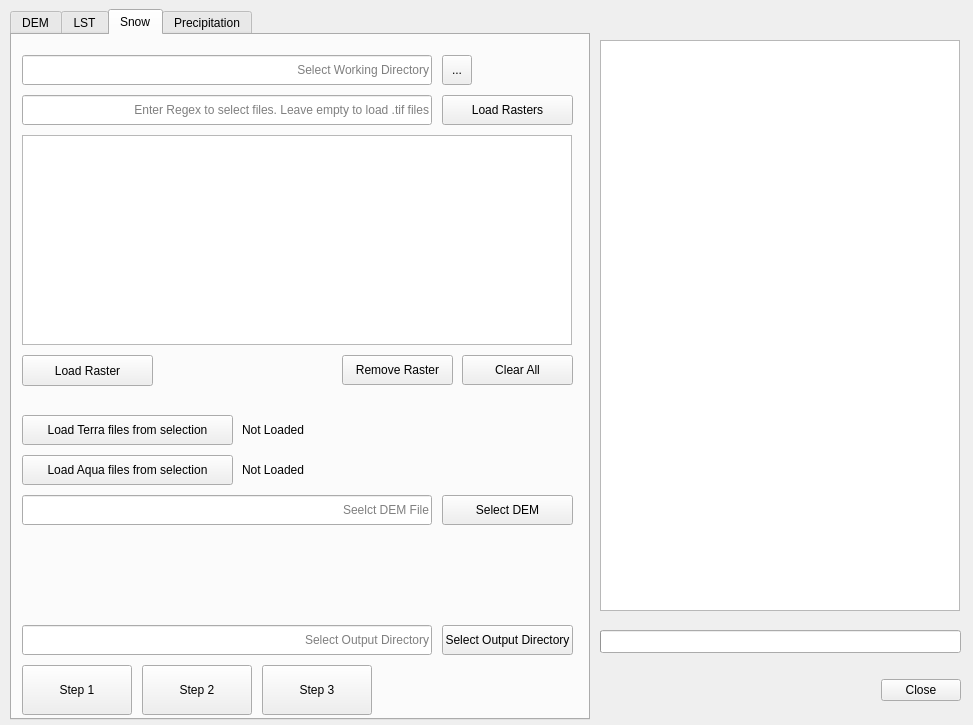
<?xml version="1.0" encoding="UTF-8"?>
<ui version="4.0">
 <class>SMProcessingDialogBase</class>
 <widget class="QDialog" name="SMProcessingDialogBase">
  <property name="geometry">
   <rect>
    <x>0</x>
    <y>0</y>
    <width>973</width>
    <height>725</height>
   </rect>
  </property>
  <property name="windowTitle">
   <string>Snow Melt runoff modelling Data Pre-Processing</string>
  </property>
  <widget class="QTabWidget" name="MainView">
   <property name="geometry">
    <rect>
     <x>10</x>
     <y>9</y>
     <width>580</width>
     <height>711</height>
    </rect>
   </property>
   <property name="currentIndex">
    <number>2</number>
   </property>
   <widget class="QWidget" name="DEMProcessing">
    <property name="enabled">
     <bool>true</bool>
    </property>
    <attribute name="title">
     <string>DEM</string>
    </attribute>
    <widget class="QGroupBox" name="ActionGroup">
     <property name="geometry">
      <rect>
       <x>10</x>
       <y>170</y>
       <width>550</width>
       <height>320</height>
      </rect>
     </property>
     <property name="title">
      <string>Actions</string>
     </property>
     <widget class="QWidget" name="layoutWidget">
      <property name="geometry">
       <rect>
        <x>10</x>
        <y>30</y>
        <width>510</width>
        <height>271</height>
       </rect>
      </property>
      <layout class="QGridLayout" name="gridLayout">
       <item row="0" column="0">
        <widget class="QPushButton" name="ExportUniqueVals_Button">
         <property name="text">
          <string>Export Unique Values</string>
         </property>
        </widget>
       </item>
       <item row="0" column="1">
        <widget class="QLabel" name="label">
         <property name="text">
          <string>Will export unique values in a raster to a file named 'uniques.csv', in the directory containing the raster</string>
         </property>
         <property name="wordWrap">
          <bool>true</bool>
         </property>
        </widget>
       </item>
       <item row="1" column="0">
        <widget class="QPushButton" name="CalculateStats_Button">
         <property name="text">
          <string>Calculate Statistics</string>
         </property>
        </widget>
       </item>
       <item row="1" column="1">
        <widget class="QLabel" name="label_2">
         <property name="text">
          <string>Calcualte Basic statistics and display in the Output Pane</string>
         </property>
         <property name="wordWrap">
          <bool>true</bool>
         </property>
        </widget>
       </item>
       <item row="2" column="0">
        <widget class="QPushButton" name="Classify_Button">
         <property name="text">
          <string>Classify</string>
         </property>
        </widget>
       </item>
       <item row="2" column="1">
        <widget class="QLabel" name="label_3">
         <property name="text">
          <string>Open up a dialog for classifying a raster based on required criteria</string>
         </property>
         <property name="wordWrap">
          <bool>true</bool>
         </property>
        </widget>
       </item>
       <item row="3" column="0">
        <widget class="QPushButton" name="Intersect_Button">
         <property name="text">
          <string>Intersect</string>
         </property>
        </widget>
       </item>
       <item row="3" column="1">
        <widget class="QLabel" name="label_4">
         <property name="text">
          <string>Intersect a raster and vector layer</string>
         </property>
         <property name="wordWrap">
          <bool>true</bool>
         </property>
        </widget>
       </item>
      </layout>
     </widget>
    </widget>
    <widget class="QGroupBox" name="InputGroup">
     <property name="geometry">
      <rect>
       <x>10</x>
       <y>20</y>
       <width>550</width>
       <height>140</height>
      </rect>
     </property>
     <property name="title">
      <string>Inputs</string>
     </property>
     <widget class="QWidget" name="layoutWidget">
      <property name="geometry">
       <rect>
        <x>10</x>
        <y>30</y>
        <width>510</width>
        <height>91</height>
       </rect>
      </property>
      <layout class="QFormLayout" name="InputPane">
       <item row="0" column="1">
        <widget class="QComboBox" name="DEM_ComboBox">
         <property name="maximumSize">
          <size>
           <width>500</width>
           <height>22</height>
          </size>
         </property>
         <property name="toolTip">
          <string extracomment="Select DEM layer"/>
         </property>
        </widget>
       </item>
       <item row="0" column="0">
        <widget class="QLabel" name="DEM_Label">
         <property name="text">
          <string>DEM</string>
         </property>
        </widget>
       </item>
       <item row="1" column="0">
        <widget class="QLabel" name="DEM_Label_2">
         <property name="text">
          <string>Zonal Polygons</string>
         </property>
        </widget>
       </item>
       <item row="1" column="1">
        <widget class="QComboBox" name="DEM_ComboBox_2">
         <property name="maximumSize">
          <size>
           <width>500</width>
           <height>22</height>
          </size>
         </property>
         <property name="toolTip">
          <string extracomment="Select DEM layer"/>
         </property>
        </widget>
       </item>
      </layout>
     </widget>
    </widget>
   </widget>
   <widget class="QWidget" name="LSTProcessing">
    <attribute name="title">
     <string>LST</string>
    </attribute>
    <widget class="QToolButton" name="LST_BrowseWorkingDirectoryButton">
     <property name="geometry">
      <rect>
       <x>430</x>
       <y>20</y>
       <width>30</width>
       <height>30</height>
      </rect>
     </property>
     <property name="text">
      <string>...</string>
     </property>
    </widget>
    <widget class="QPushButton" name="LST_RemoveRasterButton">
     <property name="geometry">
      <rect>
       <x>330</x>
       <y>320</y>
       <width>111</width>
       <height>30</height>
      </rect>
     </property>
     <property name="text">
      <string>Remove Raster</string>
     </property>
    </widget>
    <widget class="QLineEdit" name="LST_FileSelectionRegexLineEdit">
     <property name="geometry">
      <rect>
       <x>10</x>
       <y>60</y>
       <width>410</width>
       <height>30</height>
      </rect>
     </property>
     <property name="toolTip">
      <string extracomment="Insert Regex expression to select files"/>
     </property>
     <property name="toolTipDuration">
      <number>2</number>
     </property>
     <property name="layoutDirection">
      <enum>Qt::LeftToRight</enum>
     </property>
     <property name="text">
      <string/>
     </property>
     <property name="alignment">
      <set>Qt::AlignRight|Qt::AlignTrailing|Qt::AlignVCenter</set>
     </property>
     <property name="placeholderText">
      <string extracomment="Enter Regex Expression Here">Enter Regex to select files. Leave empty to load .tif files</string>
     </property>
     <property name="clearButtonEnabled">
      <bool>false</bool>
     </property>
    </widget>
    <widget class="QPushButton" name="LST_LoadRasterButton">
     <property name="geometry">
      <rect>
       <x>10</x>
       <y>320</y>
       <width>131</width>
       <height>31</height>
      </rect>
     </property>
     <property name="toolTip">
      <string>Load Rasters individually</string>
     </property>
     <property name="text">
      <string>Load Raster</string>
     </property>
     <property name="default">
      <bool>false</bool>
     </property>
     <property name="flat">
      <bool>false</bool>
     </property>
    </widget>
    <widget class="QLineEdit" name="LST_WorkingDirectoryLineEdit">
     <property name="geometry">
      <rect>
       <x>10</x>
       <y>20</y>
       <width>410</width>
       <height>30</height>
      </rect>
     </property>
     <property name="layoutDirection">
      <enum>Qt::LeftToRight</enum>
     </property>
     <property name="text">
      <string/>
     </property>
     <property name="alignment">
      <set>Qt::AlignRight|Qt::AlignTrailing|Qt::AlignVCenter</set>
     </property>
     <property name="readOnly">
      <bool>true</bool>
     </property>
     <property name="placeholderText">
      <string extracomment="Select Working Directory">Select Working Directory</string>
     </property>
    </widget>
    <widget class="QPushButton" name="LST_ClearAllButton">
     <property name="geometry">
      <rect>
       <x>450</x>
       <y>320</y>
       <width>111</width>
       <height>30</height>
      </rect>
     </property>
     <property name="text">
      <string>Clear All</string>
     </property>
    </widget>
    <widget class="QListWidget" name="LST_FilesList">
     <property name="geometry">
      <rect>
       <x>10</x>
       <y>100</y>
       <width>550</width>
       <height>210</height>
      </rect>
     </property>
     <property name="selectionMode">
      <enum>QAbstractItemView::MultiSelection</enum>
     </property>
     <property name="selectionRectVisible">
      <bool>true</bool>
     </property>
    </widget>
    <widget class="QPushButton" name="LST_LoadRastersButton">
     <property name="geometry">
      <rect>
       <x>430</x>
       <y>60</y>
       <width>131</width>
       <height>30</height>
      </rect>
     </property>
     <property name="text">
      <string>Load Rasters</string>
     </property>
    </widget>
    <widget class="QPushButton" name="LST_CalculateLapseRateButton">
     <property name="geometry">
      <rect>
       <x>220</x>
       <y>400</y>
       <width>130</width>
       <height>40</height>
      </rect>
     </property>
     <property name="text">
      <string>Calculate Lapse Rate</string>
     </property>
    </widget>
   </widget>
   <widget class="QWidget" name="SnowProcessing">
    <attribute name="title">
     <string>Snow</string>
    </attribute>
    <widget class="QLineEdit" name="Snow_FileSelectionRegexLineEdit">
     <property name="geometry">
      <rect>
       <x>10</x>
       <y>60</y>
       <width>410</width>
       <height>30</height>
      </rect>
     </property>
     <property name="toolTip">
      <string extracomment="Insert Regex expression to select files"/>
     </property>
     <property name="toolTipDuration">
      <number>2</number>
     </property>
     <property name="layoutDirection">
      <enum>Qt::LeftToRight</enum>
     </property>
     <property name="text">
      <string/>
     </property>
     <property name="alignment">
      <set>Qt::AlignRight|Qt::AlignTrailing|Qt::AlignVCenter</set>
     </property>
     <property name="placeholderText">
      <string extracomment="Enter Regex Expression Here">Enter Regex to select files. Leave empty to load .tif files</string>
     </property>
     <property name="clearButtonEnabled">
      <bool>false</bool>
     </property>
    </widget>
    <widget class="QListWidget" name="Snow_FilesList">
     <property name="geometry">
      <rect>
       <x>10</x>
       <y>100</y>
       <width>550</width>
       <height>210</height>
      </rect>
     </property>
     <property name="selectionMode">
      <enum>QAbstractItemView::MultiSelection</enum>
     </property>
     <property name="selectionRectVisible">
      <bool>true</bool>
     </property>
    </widget>
    <widget class="QPushButton" name="Snow_LoadRasterButton">
     <property name="geometry">
      <rect>
       <x>10</x>
       <y>320</y>
       <width>131</width>
       <height>31</height>
      </rect>
     </property>
     <property name="toolTip">
      <string>Load Rasters individually</string>
     </property>
     <property name="text">
      <string>Load Raster</string>
     </property>
     <property name="default">
      <bool>false</bool>
     </property>
     <property name="flat">
      <bool>false</bool>
     </property>
    </widget>
    <widget class="QLineEdit" name="Snow_WorkingDirectoryLineEdit">
     <property name="geometry">
      <rect>
       <x>10</x>
       <y>20</y>
       <width>410</width>
       <height>30</height>
      </rect>
     </property>
     <property name="layoutDirection">
      <enum>Qt::LeftToRight</enum>
     </property>
     <property name="text">
      <string/>
     </property>
     <property name="alignment">
      <set>Qt::AlignRight|Qt::AlignTrailing|Qt::AlignVCenter</set>
     </property>
     <property name="readOnly">
      <bool>true</bool>
     </property>
     <property name="placeholderText">
      <string extracomment="Select Working Directory">Select Working Directory</string>
     </property>
    </widget>
    <widget class="QPushButton" name="Snow_LoadRastersButton">
     <property name="geometry">
      <rect>
       <x>430</x>
       <y>60</y>
       <width>131</width>
       <height>30</height>
      </rect>
     </property>
     <property name="text">
      <string>Load Rasters</string>
     </property>
    </widget>
    <widget class="QToolButton" name="Snow_BrowseWorkingDirectoryButton">
     <property name="geometry">
      <rect>
       <x>430</x>
       <y>20</y>
       <width>30</width>
       <height>30</height>
      </rect>
     </property>
     <property name="text">
      <string>...</string>
     </property>
    </widget>
    <widget class="QPushButton" name="Snow_RemoveRasterButton">
     <property name="geometry">
      <rect>
       <x>330</x>
       <y>320</y>
       <width>111</width>
       <height>30</height>
      </rect>
     </property>
     <property name="text">
      <string>Remove Raster</string>
     </property>
    </widget>
    <widget class="QPushButton" name="Snow_ClearAllButton">
     <property name="geometry">
      <rect>
       <x>450</x>
       <y>320</y>
       <width>111</width>
       <height>30</height>
      </rect>
     </property>
     <property name="text">
      <string>Clear All</string>
     </property>
    </widget>
    <widget class="QPushButton" name="Snow_LoadTerraFromSelectionButton">
     <property name="geometry">
      <rect>
       <x>10</x>
       <y>380</y>
       <width>211</width>
       <height>30</height>
      </rect>
     </property>
     <property name="text">
      <string>Load Terra files from selection</string>
     </property>
    </widget>
    <widget class="QPushButton" name="Snow_LoadAquaFromSelectionButton">
     <property name="geometry">
      <rect>
       <x>10</x>
       <y>420</y>
       <width>211</width>
       <height>30</height>
      </rect>
     </property>
     <property name="text">
      <string>Load Aqua files from selection</string>
     </property>
    </widget>
    <widget class="QLabel" name="Snow_AquaStatusLabel">
     <property name="geometry">
      <rect>
       <x>230</x>
       <y>420</y>
       <width>331</width>
       <height>30</height>
      </rect>
     </property>
     <property name="text">
      <string>Not Loaded</string>
     </property>
    </widget>
    <widget class="QLabel" name="Snow_TerraStatusLabel">
     <property name="geometry">
      <rect>
       <x>230</x>
       <y>380</y>
       <width>321</width>
       <height>30</height>
      </rect>
     </property>
     <property name="text">
      <string>Not Loaded</string>
     </property>
    </widget>
    <widget class="QPushButton" name="Snow_Step1Button">
     <property name="geometry">
      <rect>
       <x>10</x>
       <y>630</y>
       <width>110</width>
       <height>50</height>
      </rect>
     </property>
     <property name="text">
      <string>Step 1</string>
     </property>
    </widget>
    <widget class="QPushButton" name="Snow_Step2Button">
     <property name="geometry">
      <rect>
       <x>130</x>
       <y>630</y>
       <width>110</width>
       <height>50</height>
      </rect>
     </property>
     <property name="text">
      <string>Step 2</string>
     </property>
    </widget>
    <widget class="QPushButton" name="Snow_Step3Button">
     <property name="geometry">
      <rect>
       <x>250</x>
       <y>630</y>
       <width>110</width>
       <height>50</height>
      </rect>
     </property>
     <property name="text">
      <string>Step 3</string>
     </property>
    </widget>
    <widget class="QLineEdit" name="Snow_OutputDirectoryLineEdit">
     <property name="geometry">
      <rect>
       <x>10</x>
       <y>590</y>
       <width>410</width>
       <height>30</height>
      </rect>
     </property>
     <property name="layoutDirection">
      <enum>Qt::LeftToRight</enum>
     </property>
     <property name="text">
      <string/>
     </property>
     <property name="alignment">
      <set>Qt::AlignRight|Qt::AlignTrailing|Qt::AlignVCenter</set>
     </property>
     <property name="readOnly">
      <bool>true</bool>
     </property>
     <property name="placeholderText">
      <string extracomment="Select DEM File">Select Output Directory</string>
     </property>
    </widget>
    <widget class="QToolButton" name="Snow_OutputDirectoryButton">
     <property name="geometry">
      <rect>
       <x>430</x>
       <y>590</y>
       <width>131</width>
       <height>30</height>
      </rect>
     </property>
     <property name="text">
      <string>Select Output Directory</string>
     </property>
    </widget>
    <widget class="QLineEdit" name="Snow_DEMLineEdit">
     <property name="geometry">
      <rect>
       <x>10</x>
       <y>460</y>
       <width>410</width>
       <height>30</height>
      </rect>
     </property>
     <property name="layoutDirection">
      <enum>Qt::LeftToRight</enum>
     </property>
     <property name="text">
      <string/>
     </property>
     <property name="alignment">
      <set>Qt::AlignRight|Qt::AlignTrailing|Qt::AlignVCenter</set>
     </property>
     <property name="readOnly">
      <bool>true</bool>
     </property>
     <property name="placeholderText">
      <string extracomment="Select DEM File">Seelct DEM File</string>
     </property>
    </widget>
    <widget class="QToolButton" name="Snow_DEMButton">
     <property name="geometry">
      <rect>
       <x>430</x>
       <y>460</y>
       <width>131</width>
       <height>30</height>
      </rect>
     </property>
     <property name="text">
      <string>Select DEM</string>
     </property>
    </widget>
   </widget>
   <widget class="QWidget" name="PreciProcessing">
    <attribute name="title">
     <string>Precipitation</string>
    </attribute>
   </widget>
  </widget>
  <widget class="QWidget" name="horizontalLayoutWidget">
   <property name="geometry">
    <rect>
     <x>600</x>
     <y>670</y>
     <width>361</width>
     <height>41</height>
    </rect>
   </property>
   <layout class="QHBoxLayout" name="CloseFlow">
    <item>
     <spacer name="CloseFlow_spacer">
      <property name="orientation">
       <enum>Qt::Horizontal</enum>
      </property>
      <property name="sizeHint" stdset="0">
       <size>
        <width>40</width>
        <height>20</height>
       </size>
      </property>
     </spacer>
    </item>
    <item>
     <widget class="QPushButton" name="Close">
      <property name="text">
       <string>Close</string>
      </property>
     </widget>
    </item>
   </layout>
  </widget>
  <widget class="QPlainTextEdit" name="outputPane">
   <property name="geometry">
    <rect>
     <x>600</x>
     <y>40</y>
     <width>360</width>
     <height>571</height>
    </rect>
   </property>
   <property name="readOnly">
    <bool>true</bool>
   </property>
   <property name="textInteractionFlags">
    <set>Qt::TextSelectableByKeyboard|Qt::TextSelectableByMouse</set>
   </property>
  </widget>
  <widget class="QProgressBar" name="progressBar">
   <property name="geometry">
    <rect>
     <x>600</x>
     <y>630</y>
     <width>361</width>
     <height>23</height>
    </rect>
   </property>
   <property name="value">
    <number>0</number>
   </property>
   <property name="textVisible">
    <bool>false</bool>
   </property>
   <property name="orientation">
    <enum>Qt::Horizontal</enum>
   </property>
  </widget>
 </widget>
 <resources/>
 <connections/>
</ui>
